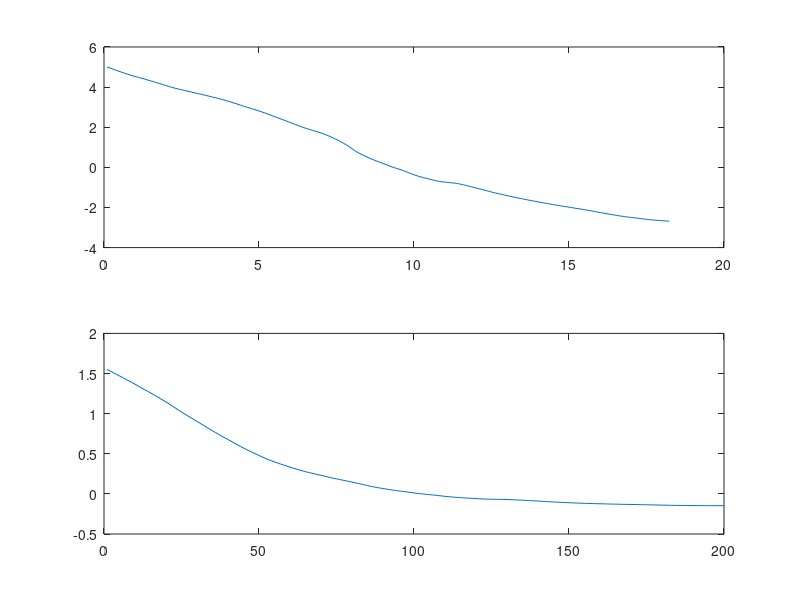

This figure's MATLAB source: (Note: this script raises an error after producing the figure.)
% Illustrating the use of the marginalized (a.k.a. the Rao-Blackwellized)
% particle filter by solving a specific example.
%
% All the references to equations within this code are with respect to the 
% paper,
% 
% Thomas Sch�n, Fredrik Gustafsson, and Per-Johan Nordlund. Marginalized 
% Particle Filters for Mixed Linear/Nonlinear State-Space Models. IEEE 
% Transactions on Signal Processing, 53(7):2279-2289, Jul. 2005.
%
% If you use this code for academic work, please reference the above paper. 
% 
% Note that this code has been written in order to facilitate the 
% understanding of the Rao-Blackwellized particle filter, via solving a 
% specific example. Hence, the code is not written not to obtain a general
% implementation, nor is it written to obtain the fastest and most optimized 
% code possible.
%
% Written by:
%              Thomas Sch�n (schon@isy.liu.se)
%              Division of Automatic Control
%              Link�ping University
%              www.control.isy.liu.se/~schon
%              Last revised on August 19, 2011
%

clear;
%============================
%===   Define the model   ===
%============================
m.f  = inline('[1*x(1,:)+0.1*x(3,:); 1*x(2,:)+0.1*x(4,:); 1*x(3,:); 1*x(4,:)]');  % Dynamic model
m.h  = inline('[1*atan2(x(2,:), x(1,:))]');           % Measurement model
m.x0 = [0.1; 5; 1; -0.5]            % Initial state

m.P0 = diag([0.01, 0.01, 1, 1]);          % Covariance for the initial state

m.R  = deg2rad(10)^2;             % Measurement noise covariance

T = 0.1;
velocity_cov = 0.1 * diag([1; 1]);
velocity_to_position = [T^2/2*eye(2); T*eye(2)];
cov_xy = velocity_to_position * velocity_cov * velocity_to_position';
m.T = velocity_to_position;
m.Q  = velocity_cov;            % Process noise covariance

m.nx = 4;                      % State dimension
m.nxn = 2;                     % Nonlinear state dimension
m.nxl = 2;                     % Linear state dimension
m.ny = 1;                      % Measurement dimension

% Define model to be used in the MPF, see eq. (18-19).
m.An   = [0.1 0; 0 0.1];
m.Al   = [1 0; 0 1];
m.C    = [0 0  0];

%==============================
%===   Simulate the model   ===
%==============================
Tfinal = 200;                  % Number of samples
MC     = 10;                   % Number of Monte Carlo simulations
for i=1:MC
  x = zeros(m.nx,Tfinal+1);
  y = zeros(m.ny,Tfinal);
  x(:,1) = m.x0 + 0*sqrtm(m.P0)*randn(m.nx,1);
  for t=1:Tfinal
      q = velocity_to_position * sqrtm(velocity_cov)*randn(2,1)
    x(:,t+1) = feval(m.f,x(:,t))+q; % sqrtm(m.Q)
    y(:,t)   = feval(m.h,x(:,t))+0*sqrtm(m.R)*randn(m.ny,1);
  end
  z{i}.xTrue = x(:,1:Tfinal);     % Store the true states
  z{i}.y     = y(:,1:Tfinal);     % Store the measurements
end;

figure(1);
subplot(2,1,1);
plot(x(1,:), x(2,:));
subplot(2,1,2);
plot(y(1,:));
%%
%==========================================================
%===   Compute the estimates using the PF and the MPF   ===
%==========================================================
Npf  = 200;           % Number of particles in the particle filter
Nmpf = Npf;           % Number of particles in the MPF
for i=1:MC
  disp(['Monte Carlo iteration: ', num2str(i)])
  gPF{i}  = pf(z{i}.y,m,Npf);   % Run the standard particle filter
  gMPF{i} = mpf(z{i}.y,m,Nmpf); % Run the standard particle filter
end;

%============================
%===   Show the results   ===
%============================
figure(1)
subplot(2,1,1)
plot(gPF{1}.xf(1,:),'b')
hold on;
title('Particle filter')
plot(z{1}.xTrue(1,:),'r')
xlabel('x1')
hold off;
legend ('PF','True')
subplot(2,1,2)
plot(gPF{1}.xf(2,:),'b')
hold on;
plot(z{1}.xTrue(2,:),'r')
xlabel('x2')
hold off;

figure(2)
subplot(2,1,1)
plot(gMPF{1}.xf(1,:),'b')
hold on;
title('Rao-Blackwellized particle filter');
plot(z{1}.xTrue(1,:),'r')
xlabel('x1')
legend ('RBPF','True')
hold off;
subplot(2,1,2)
plot(gMPF{1}.xf(2,:),'b')
hold on;
plot(z{1}.xTrue(2,:),'r')
xlabel('x2')
hold off;

% Compute RMSE values
RMSE_PF  = zeros(4,1);
RMSE_MPF = zeros(4,1);
for i=1:MC
  estErrorPF  = gPF{i}.xf - z{i}.xTrue;
  estErrorMPF = gMPF{i}.xf - z{i}.xTrue;
  RMSE_PF     = RMSE_PF  + sum(estErrorPF.^2,2);
  RMSE_MPF    = RMSE_MPF + sum(estErrorMPF.^2,2);
end;
RMSE_PF  = sqrt((1/(Tfinal*MC))*RMSE_PF);
RMSE_MPF = sqrt((1/(Tfinal*MC))*RMSE_MPF);

disp(['RMSE for standard particle filter: '])
RMSE_PF
disp(['RMSE for the Rao-Blackwellized (marginalized) particle filter: '])
RMSE_MPF
